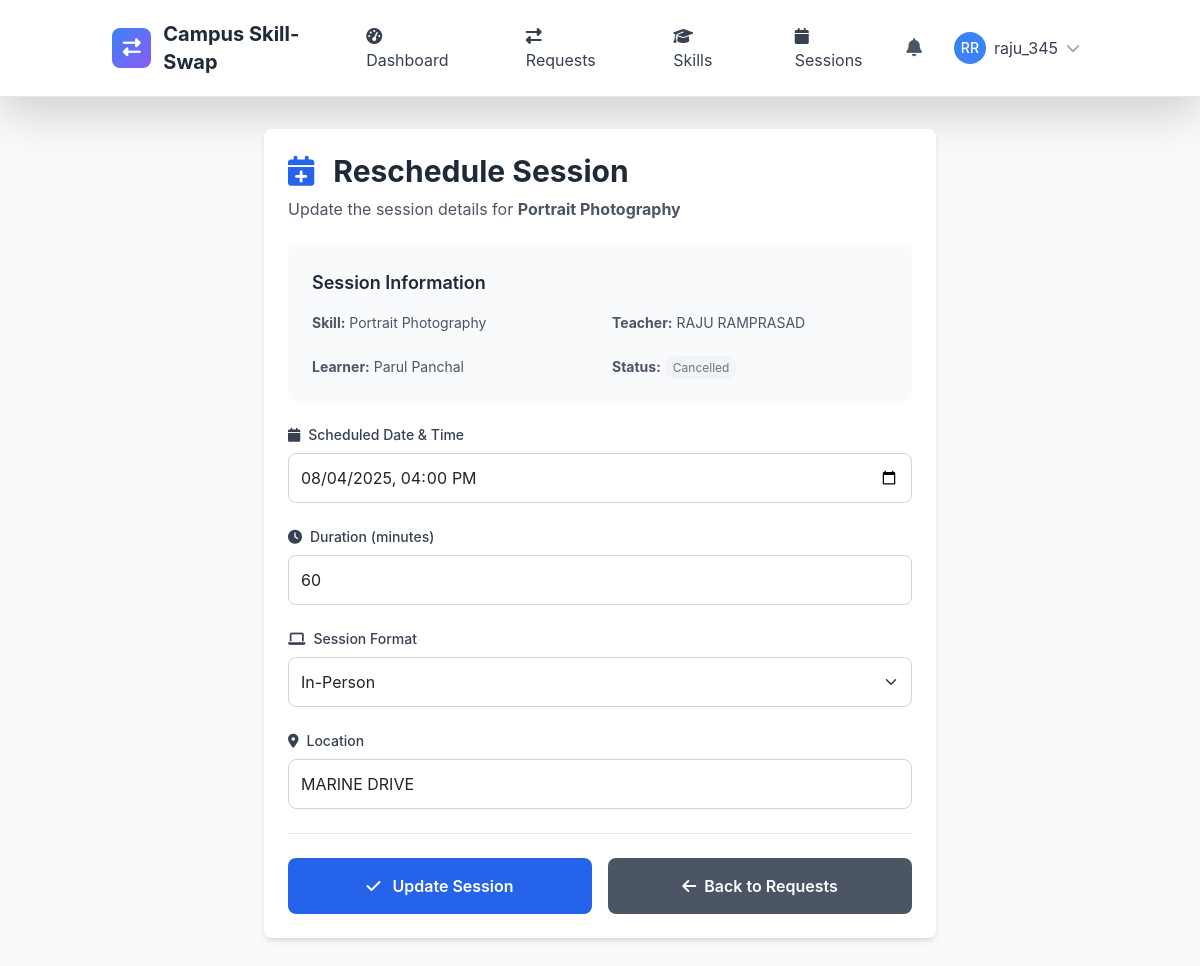
Screenshot of /sessions/1/edit/ (signed in) with the database file from the repository.
### skill_sessions/models.py (models this page shows, shortened)
class SkillSwapSession(models.Model):
    STATUS_CHOICES = [
        ('scheduled', 'Scheduled'),
        ('in_progress', 'In Progress'),
        ('completed', 'Completed'),
        ('cancelled', 'Cancelled'),
        ('no_show', 'No Show'),
    ]
    request = models.OneToOneField(SkillSwapRequest, on_delete=models.CASCADE, related_name='session')
    teacher = models.ForeignKey(User, on_delete=models.CASCADE, related_name='teaching_sessions')
    learner = models.ForeignKey(User, on_delete=models.CASCADE, related_name='learning_sessions')
    skill = models.ForeignKey('skills.Skill', on_delete=models.CASCADE, related_name='skill_sessions')
    scheduled_date = models.DateTimeField()
    duration_minutes = models.PositiveIntegerField(default=60)
    format = models.CharField(max_length=20, choices=[
        ('online', 'Online'),
        ('in_person', 'In-Person'),
    ])
    location = models.CharField(max_length=200, blank=True)
    meeting_link = models.URLField(blank=True, help_text="For online sessions")
    status = models.CharField(max_length=20, choices=STATUS_CHOICES, default='scheduled')
    started_at = models.DateTimeField(null=True, blank=True)
    ended_at = models.DateTimeField(null=True, blank=True)
    actual_duration = models.PositiveIntegerField(null=True, blank=True, help_text="Actual duration in minutes")
    teacher_notes = models.TextField(blank=True, help_text="Private notes for the teacher")
    learner_notes = models.TextField(blank=True, help_text="Private notes for the learner")
    session_summary = models.TextField(blank=True, help_text="What was covered in this session")
    created_at = models.DateTimeField(auto_now_add=True)
    updated_at = models.DateTimeField(auto_now=True)
    class Meta:
        ordering = ['scheduled_date']
        db_table = 'swapsession'

### skills/models.py (models this page shows, shortened)
class Skill(models.Model):
    name = models.CharField(max_length=100)
    category = models.ForeignKey(SkillCategory, on_delete=models.CASCADE, related_name='skills')
    description = models.TextField(blank=True)
    is_popular = models.BooleanField(default=False)
    created_at = models.DateTimeField(auto_now_add=True)
    updated_at = models.DateTimeField(auto_now=True)
    class Meta:
        ordering = ['category__name', 'name']
        unique_together = ['name', 'category']

### skill_sessions/views.py (the view, shortened to what this page needs)
# urls.py: path('<int:pk>/edit/', views.SessionUpdateView.as_view(), name='session_edit'),
class SessionUpdateView(LoginRequiredMixin, UpdateView):
    model = SkillSwapSession
    form_class = SessionScheduleForm
    template_name = 'skill_sessions/session_form.html'
    success_url = reverse_lazy('skill_sessions:request_management')
    def get_queryset(self):
        return SkillSwapSession.objects.filter(
            teacher=self.request.user
        ) | SkillSwapSession.objects.filter(
            learner=self.request.user
        )

### skill_sessions/forms.py (shortened to what this page needs)
class SessionScheduleForm(forms.ModelForm):
    class Meta:
        model = SkillSwapSession
        fields = ['scheduled_date', 'duration_minutes', 'format', 'location', 'meeting_link']
        widgets = {
            'scheduled_date': forms.DateTimeInput(attrs={
                'type': 'datetime-local',
                'class': 'form-input'
            }),
            'duration_minutes': forms.NumberInput(attrs={
                'class': 'form-input',
                'min': '15',
                'max': '480',
                'step': '15'
            }),
            'format': forms.Select(attrs={'class': 'form-select'}),
            'location': forms.TextInput(attrs={
                'placeholder': 'Meeting location',
                'class': 'form-input'
            }),
            'meeting_link': forms.URLInput(attrs={
                'placeholder': 'https://meet.google.com/...',
                'class': 'form-input'
            }),
        }

### templates/skill_sessions/session_form.html (shortened to what this page needs)
{% extends 'base.html' %}
{% load static %}
{% block content %}
<div class="container mx-auto px-4 py-8">
    <div class="max-w-2xl mx-auto">
        <div class="bg-white rounded-lg shadow-md p-6">
            <div class="mb-6">
                <h1 class="text-3xl font-bold text-gray-800 mb-2">
                    <i class="fas fa-calendar-plus mr-3 text-blue-600"></i>
                    {% if object %}Reschedule Session{% else %}Schedule Session{% endif %}
                </h1>
                {% if object %}
                    <p class="text-gray-600">Update the session details for <strong>{{ object.skill.name }}</strong></p>
                {% else %}
                    <p class="text-gray-600">Set up your learning session</p>
                {% endif %}
            </div>
            <form method="post" class="space-y-6">
                <div class="bg-gray-50 rounded-lg p-4 mb-6">
                    <h3 class="text-lg font-semibold text-gray-800 mb-3">Session Information</h3>
                    {% if object %}
                        <div class="grid grid-cols-1 md:grid-cols-2 gap-4 text-sm text-gray-600">
                            <div>
                                <strong>Skill:</strong> {{ object.skill.name }}
                            </div>
                            <div>
                                <strong>Teacher:</strong> {{ object.teacher.get_full_name }}
                            </div>
                            <div>
                                <strong>Learner:</strong> {{ object.learner.get_full_name }}
                            </div>
                            <div>
                                <strong>Status:</strong>
                                <span class="status-badge status-{{ object.status }} px-2 py-1 rounded-full text-xs">
                                    {{ object.get_status_display }}
                                </span>
                            </div>
                        </div>
                    {% endif %}
                </div>
                <div class="form-group">
                    <label for="{{ form.scheduled_date.id_for_label }}" class="block text-sm font-medium text-gray-700 mb-2">
                        <i class="fas fa-calendar mr-2"></i>Scheduled Date & Time
                    </label>
                    {{ form.scheduled_date }}
                </div>
                <div class="form-group">
                    <label for="{{ form.duration_minutes.id_for_label }}" class="block text-sm font-medium text-gray-700 mb-2">
                        <i class="fas fa-clock mr-2"></i>Duration (minutes)
                    </label>
                    {{ form.duration_minutes }}
                </div>
                <div class="form-group">
                    <label for="{{ form.format.id_for_label }}" class="block text-sm font-medium text-gray-700 mb-2">
                        <i class="fas fa-laptop mr-2"></i>Session Format
                    </label>
                    {{ form.format }}
                </div>
                <div class="form-group" id="location-field">
                    <label for="{{ form.location.id_for_label }}" class="block text-sm font-medium text-gray-700 mb-2">
                        <i class="fas fa-map-marker-alt mr-2"></i>Location
                    </label>
                    {{ form.location }}
                </div>
                <div class="flex flex-col sm:flex-row space-y-3 sm:space-y-0 sm:space-x-4 pt-6 border-t border-gray-200">
                    <button type="submit" class="flex-1 bg-blue-600 hover:bg-blue-700 text-white font-semibold py-3 px-6 rounded-lg transition-colors">
                        <i class="fas fa-check mr-2"></i>
                        {% if object %}Update Session{% else %}Schedule Session{% endif %}
                    </button>
                    <a href="{% url 'skill_sessions:request_management' %}"
                       class="flex-1 bg-gray-600 hover:bg-gray-700 text-white font-semibold py-3 px-6 rounded-lg transition-colors text-center">
                        <i class="fas fa-arrow-left mr-2"></i>Back to Requests
                    </a>
                </div>
            </form>
        </div>
    </div>
</div>
{% endblock %}

### templates/base.html (shortened to what this page needs)
{% load static %}
<!DOCTYPE html>
<html lang="en" class="h-full">
<head>
    <script src="https://cdn.tailwindcss.com"></script>
    <link href="https://cdn.jsdelivr.net/npm/bootstrap@5.3.2/dist/css/bootstrap.min.css" rel="stylesheet">
    <link rel="stylesheet" href="https://cdnjs.cloudflare.com/ajax/libs/font-awesome/6.5.1/css/all.min.css">
</head>
<body class="bg-gray-50 h-full">
    <nav class="bg-white shadow-lg border-b">
        <div class="container mx-auto px-4">
            <div class="flex justify-between items-center py-3">
                <div class="flex items-center space-x-3">
                    <div class="w-10 h-10 gradient-bg rounded-lg flex items-center justify-center">
                        <i class="fas fa-exchange-alt text-white text-lg"></i>
                    </div>
                    <a href="{% url 'core:home' %}" class="text-xl font-bold text-gray-800 hover:text-blue-600 transition-colors">
                        Campus Skill-Swap
                    </a>
                </div>
                <div class="hidden md:flex items-center space-x-6">
                    {% if user.is_authenticated %}
                        <a href="{% url 'core:dashboard' %}" class="nav-link px-3 py-2 text-gray-700 hover:text-blue-600 transition-colors">
                            <i class="fas fa-tachometer-alt mr-2"></i>Dashboard
                        </a>
                        <a href="{% url 'skill_sessions:request_list' %}" class="nav-link px-3 py-2 text-gray-700 hover:text-blue-600 transition-colors">
                            <i class="fas fa-exchange-alt mr-2"></i>Requests
                        </a>
                        <a href="{% url 'skills:skill_list' %}" class="nav-link px-3 py-2 text-gray-700 hover:text-blue-600 transition-colors">
                            <i class="fas fa-graduation-cap mr-2"></i>Skills
                        </a>
                        <a href="{% url 'skill_sessions:session_management' %}" class="nav-link px-3 py-2 text-gray-700 hover:text-blue-600 transition-colors">
                            <i class="fas fa-calendar mr-2"></i>Sessions
                        </a>
                    {% endif %}
                </div>
                <div class="flex items-center space-x-4">
                    {% if user.is_authenticated %}
                        <div class="relative">
                            <button id="notificationBtn" class="relative p-2 text-gray-600 hover:text-blue-600 transition-colors">
                                <i class="fas fa-bell text-lg"></i>
                            </button>
                        </div>
                        <div class="relative">
                            <button id="userMenuBtn" class="flex items-center space-x-2 p-2 rounded-lg hover:bg-gray-100 transition-colors">
                                {% if user.profile.profile_picture %}
                                    <img src="{{ user.profile.profile_picture.url }}" alt="Profile" class="w-8 h-8 rounded-full">
                                {% else %}
                                    <div class="w-8 h-8 bg-blue-500 rounded-full flex items-center justify-center">
                                        <span class="text-white text-sm font-medium">{{ user.first_name|first|upper }}{{ user.last_name|first|upper }}</span>
                                    </div>
                                {% endif %}
                                <span class="hidden md:block text-gray-700">{{ user.username}}</span>
                                <i class="fas fa-chevron-down text-gray-400 text-sm"></i>
                            </button>
                        </div>
                    {% endif %}
                </div>
            </div>
        </div>
    </nav>
    <main class="min-h-screen">
        {% block content %}{% endblock %}
    </main>
</body>
</html>

### templates/base.html (style rules this page uses)
:root { --primary-color: #3B82F6; --secondary-color: #10B981; --accent-color: #8B5CF6; --warning-color: #F59E0B; --danger-color: #EF4444; }
body { font-family: 'Inter', -apple-system, BlinkMacSystemFont, sans-serif; }
.gradient-bg { background: linear-gradient(135deg, var(--primary-color) 0%, var(--accent-color) 100%); }

### templates/skill_sessions/session_form.html (style rules this page uses)
.form-group input, .form-group select, .form-group textarea { width: 100%; padding: 0.75rem; border: 1px solid #d1d5db; border-radius: 0.5rem; font-size: 1rem; transition: border-color 0.2s, box-shadow 0.2s; }
.status-badge.status-cancelled { background-color: #F3F4F6; color: #6B7280; }

### rows the page displays
SkillSwapSession: skill.name "Portrait Photography", teacher.get_full_name "RAJU RAMPRASAD", learner.get_full_name "Parul Panchal", status "Cancelled", scheduled_date "08/04/2025 16:00", duration_minutes "60", format "In-Person", location "MARINE DRIVE"

### other values shown
{{ user.first_name|first|upper }} "R"
{{ user.last_name|first|upper }} "R"
{{ user.username }} "raju_345"
